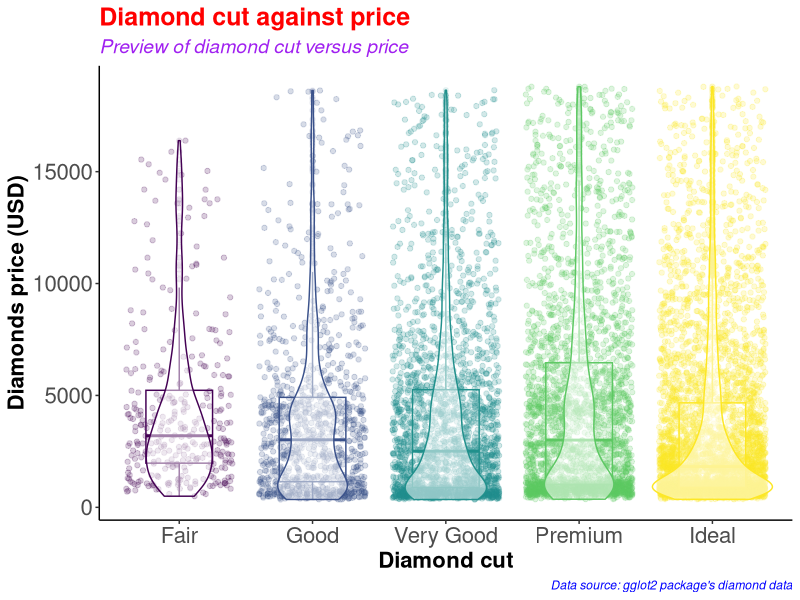
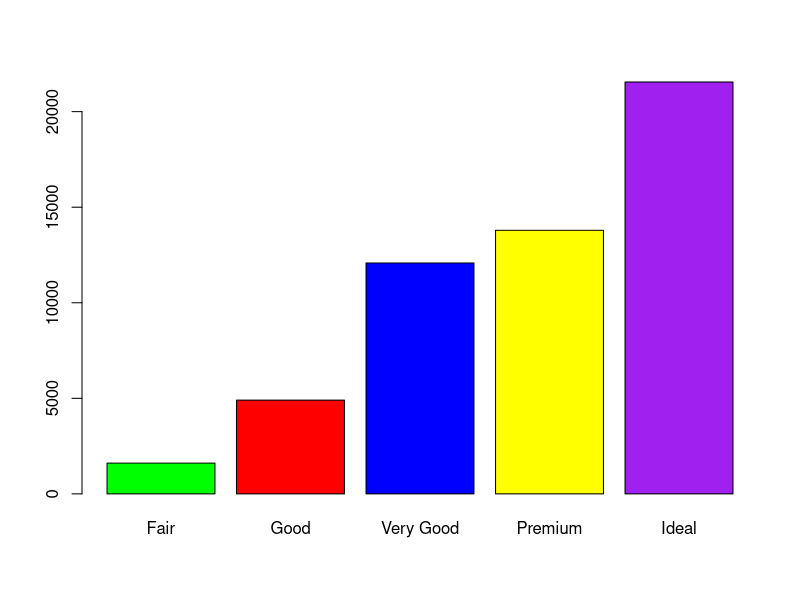
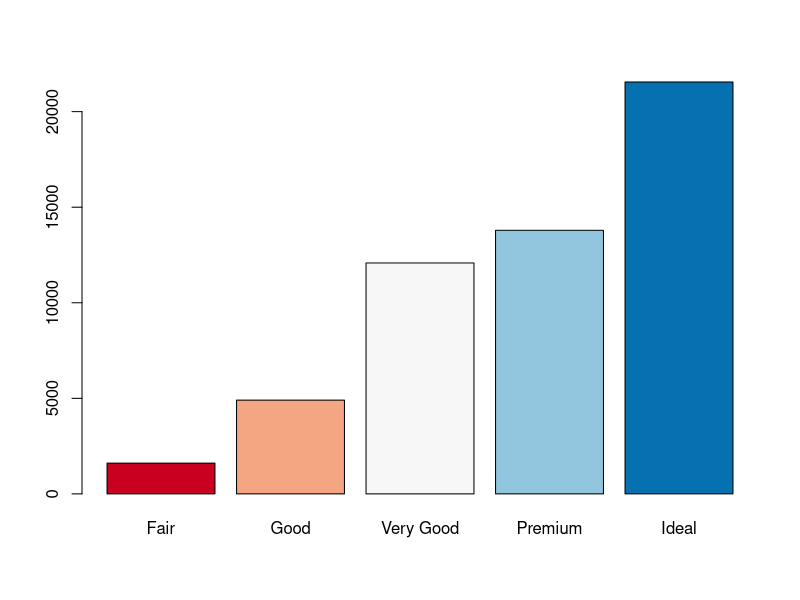
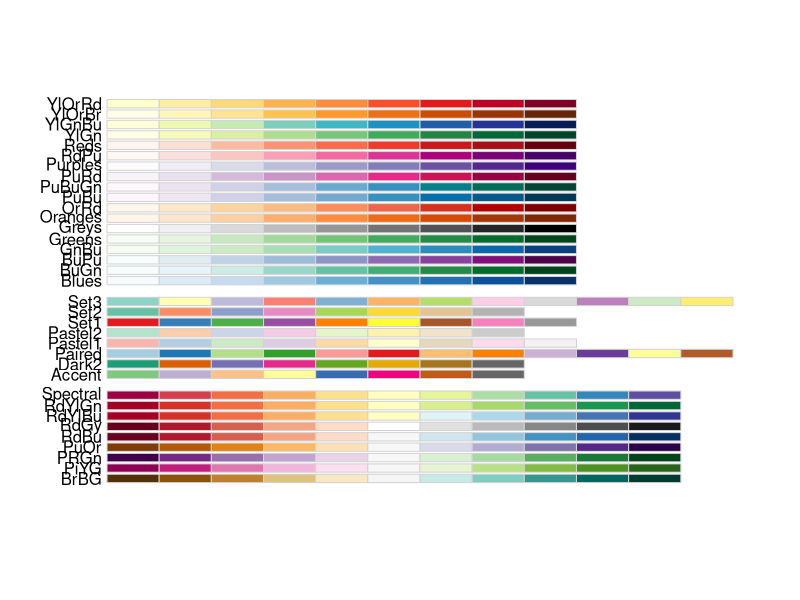
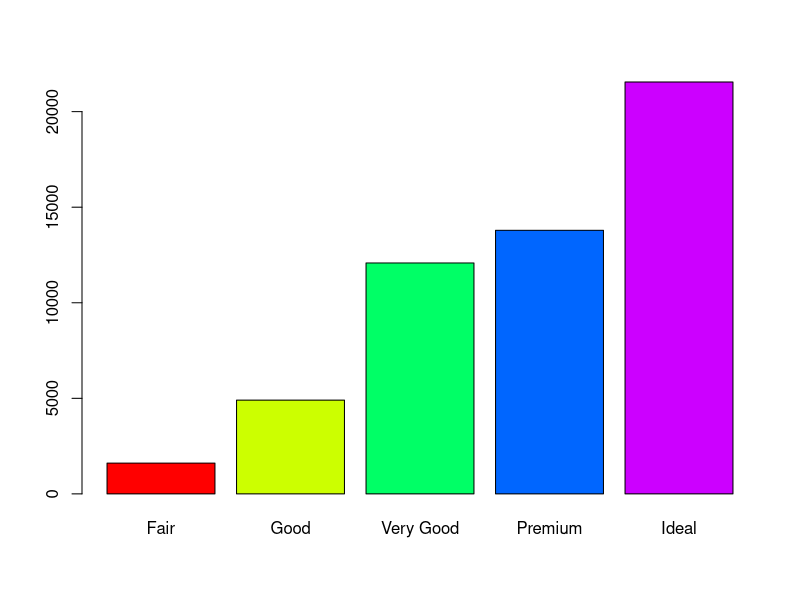
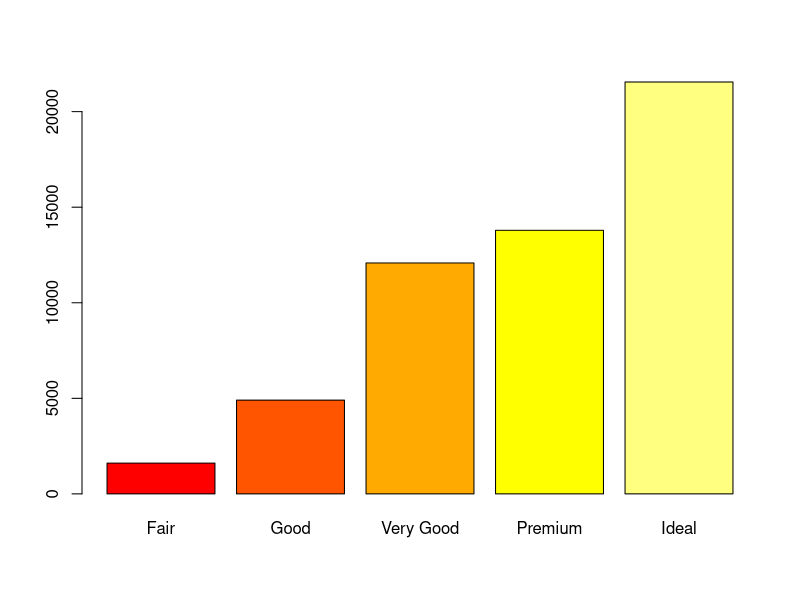
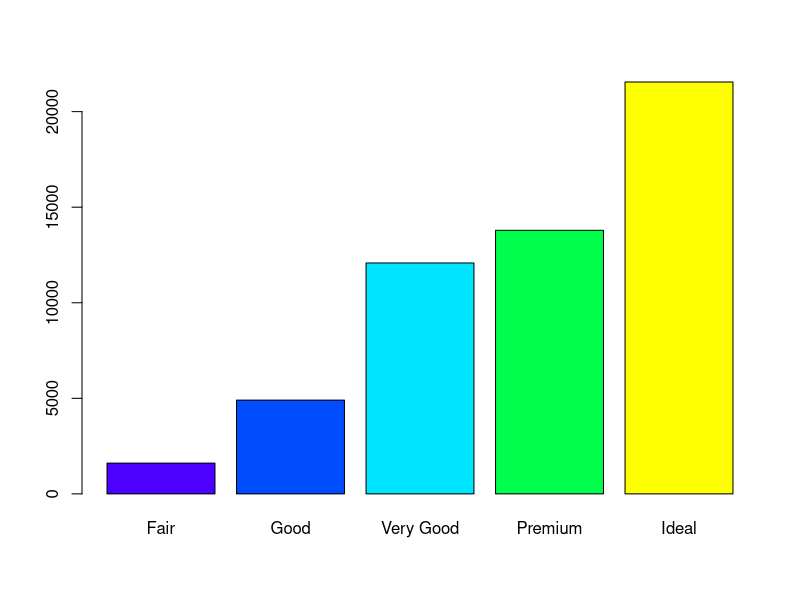
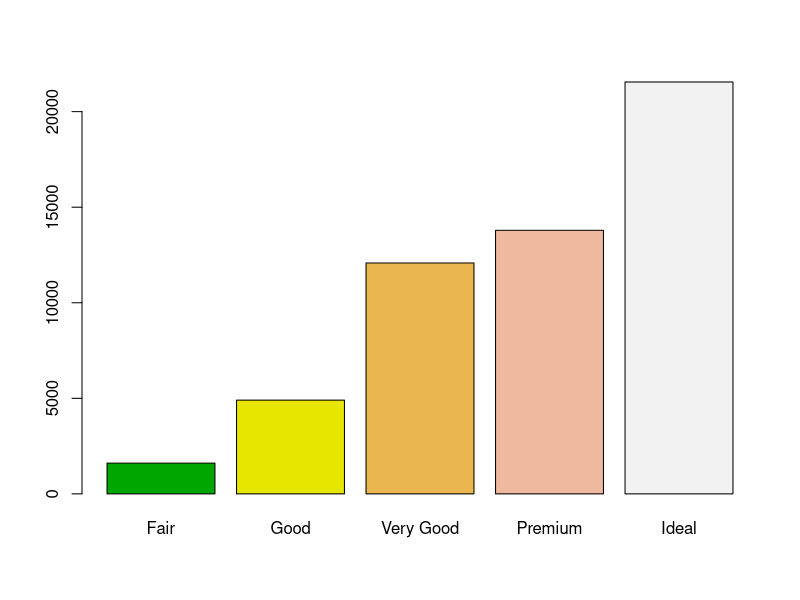

Here is the R script that generated these plots, in order:
#########################################
# Name: Wyclife Agumba Oluoch           #   
# E-mail: wyclifeoluoch@gmail.com       #
# GitHub: https://github.com/Wycology   #
# Task: Boxplot and violin plots in one #
# Date: 4th Jan 2021                    #
# Last edited: 22nd July 2021           #
#########################################

# Loading the necessary libraries for the project

base::library(tidyverse) # This is for data wrangling and plotting.
base::library(RColorBrewer) # This is for generating color pallets for the plots.

diamonds_df <- diamonds # Saving the diamonds data-set to a new object in R.

utils::head(diamonds) # Checking the variables in the data-set for subsequent analyses
base::nrow(diamonds) # Checking for the number of rows in the data. 53940 observations
base::ncol(diamonds) # Checking the number of variables in the data-set. 10 variables

diamonds_df %>% # Picking the diamonds data, and then
  dplyr::slice_sample(n = 0.2*(nrow(diamonds))) %>% # Picking a portion of the data-set
  ggplot2::ggplot(ggplot2::aes(x = cut, y = price, color = cut)) + # Adding the mapping variables
  ggplot2::geom_point(position = "jitter", alpha = 0.2) + # Adding jitter and alpha
  ggplot2::geom_boxplot(alpha = 0.1, width = 0.5) + # Modifying dimensions of the boxplot 
  ggplot2::geom_violin(alpha = 0.5) + # Adding violin plot on top of the box and jitter
  ggplot2::theme_classic() + # Adding my preferred theme for publication.
  ggplot2::theme(legend.position = "none") + # Removing the legend; it is on the x-axis
  ggplot2::labs(x = "Diamond cut", # Labels the x-axis.
       y = "Diamonds price (USD)", # Labeling the y-axis
       title = "Diamond cut against price", # Setting tibble of the plot
       subtitle = "Preview of diamond cut versus price", # Descriptive title beneath TITLE
       caption = "Data source: gglot2 package's diamond data") +
  ggplot2::theme(axis.text = ggplot2::element_text(size=16), # Size of labels on tick-marks
        axis.title = ggplot2::element_text(size=16,face="bold")) + # Size of axis labels
  ggplot2::theme(plot.title = ggplot2::element_text(color = 'red', size = 18, face = 'bold'),
        plot.subtitle = ggplot2::element_text(color = 'purple', size = 14, face = 'italic'),
        plot.caption = ggplot2::element_text(color = 'blue', face = 'italic'))

diamonds %>% # Picking the diamonds data, and then
  filter(cut == 'Very Good') %>% # Picking the very good cut 
  nrow() # counting the number of rows with very good cut

diamonds %>% 
  select(cut) %>% 
  table() %>% 
  barplot(col = c('green', 'red', 'blue', 'yellow', 'purple'))

# Instead of specifying the colors, we can simply use the color brewer panel 

diamonds %>% 
  select(cut) %>% 
  table() %>% 
  barplot(col = brewer.pal(n = 5, name = "RdBu"))
# To display more brewer colors options to use, run the following function:

display.brewer.all()

# Can also use rainbow colors

diamonds %>% 
  select(cut) %>% 
  table() %>% 
  barplot(col = rainbow(5))

# Can also use heat.colors
diamonds %>% 
  select(cut) %>% 
  table() %>% 
  barplot(col = heat.colors(5))

# Can also use topographic colors

diamonds %>% 
  select(cut) %>% 
  table() %>% 
  barplot(col = topo.colors(5))

# Can also use terrain colors for the plot
diamonds %>% 
  select(cut) %>% 
  table() %>% 
  barplot(col = terrain.colors(5))

# Can also use cm.colors
diamonds %>% 
  select(cut) %>% 
  table() %>% 
  barplot(col = cm.colors(5)) 

# That is awesome. Good for the day.
